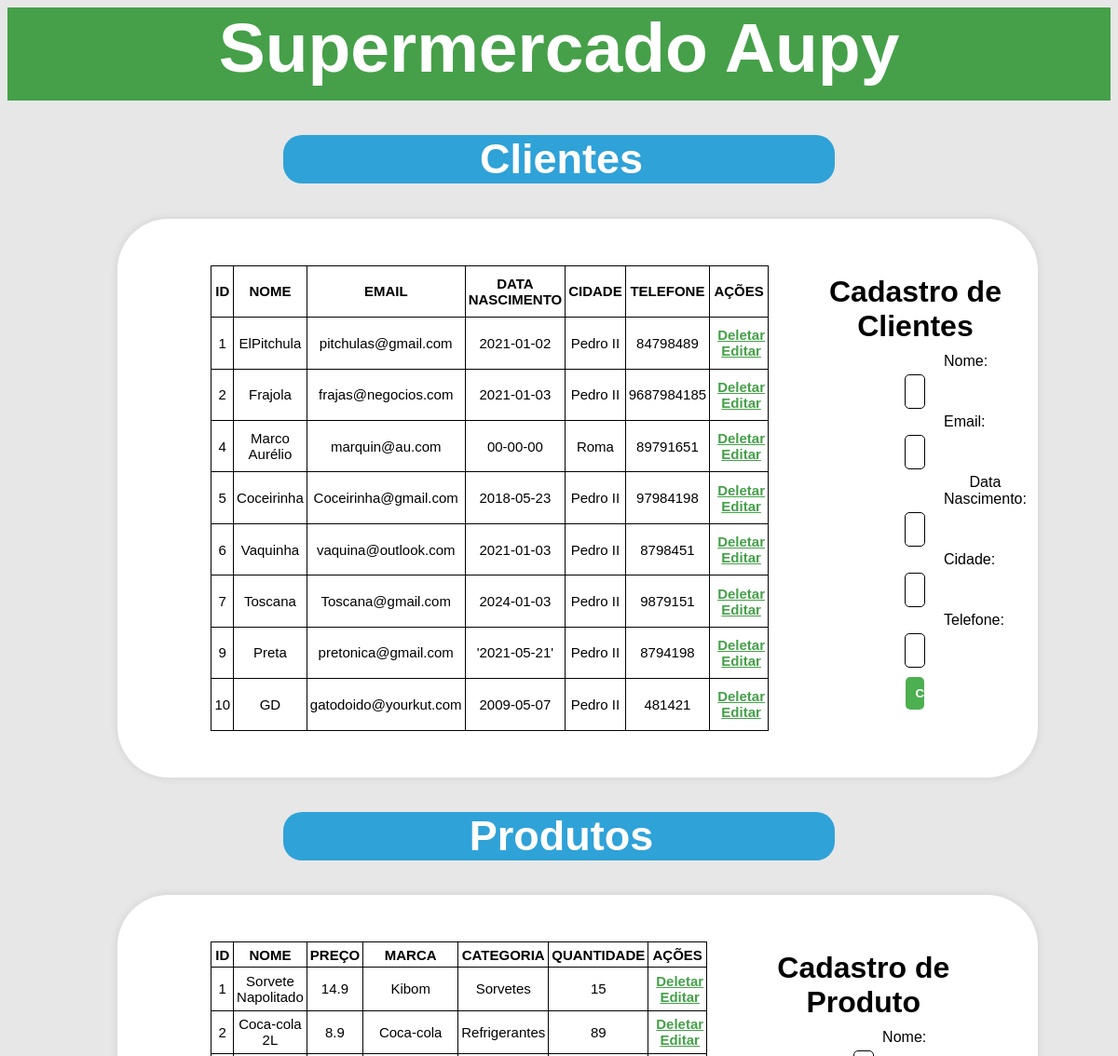
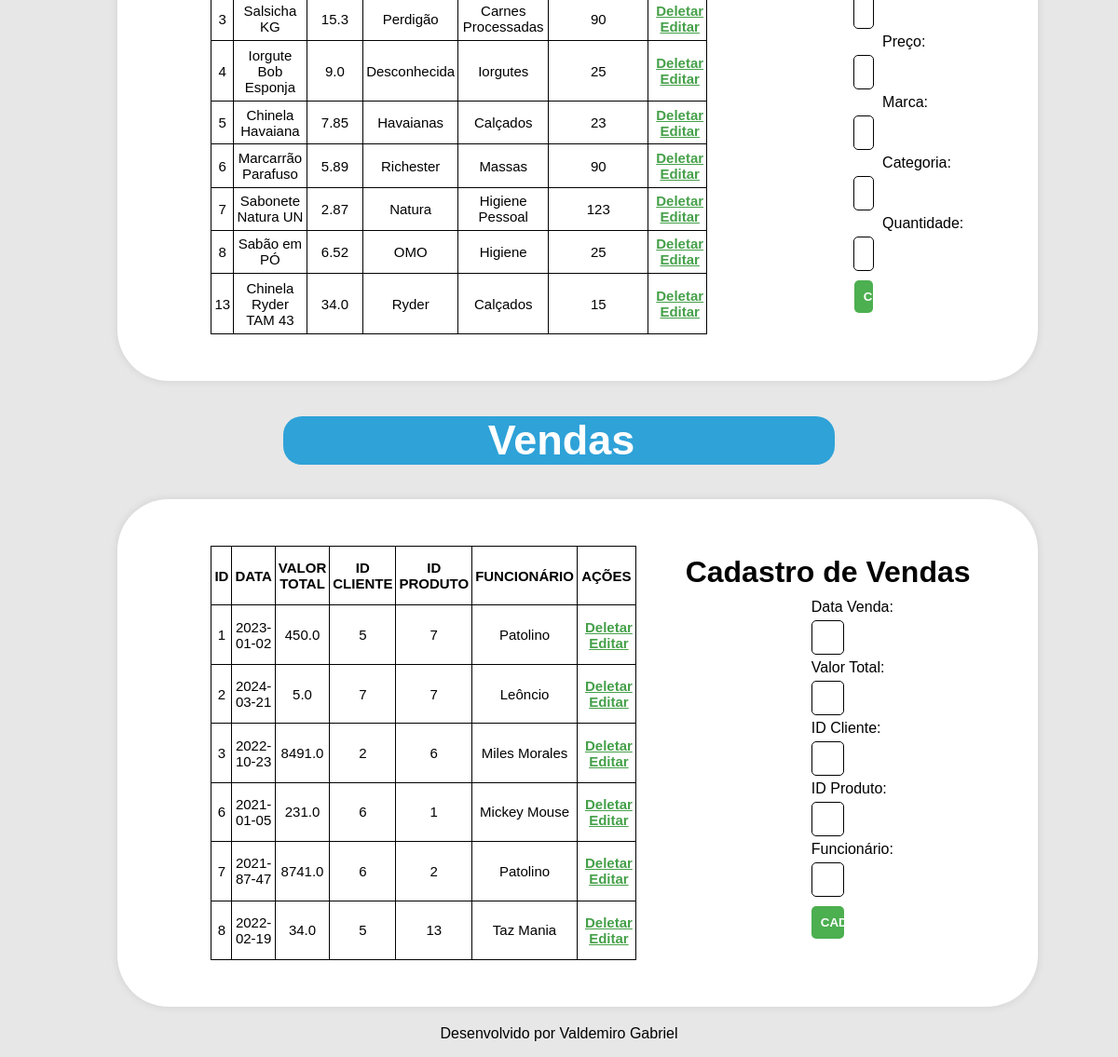
The page / on the database its author committed (2 pictures, top to bottom).
### tables this page shows
CREATE TABLE cliente (
                        idcliente INTEGER PRIMARY KEY AUTOINCREMENT,
                        nome TEXT NOT NULL,
                        email TEXT,
                        data_nasc DATE,
                        cidade TEXT,
                        telefone TEXT
                );

CREATE TABLE produto(
                        idprod INTEGER PRIMARY KEY AUTOINCREMENT,
                        nome TEXT NOT NULL,
                        preco REAL NOT NULL,
                        marca TEXT NOT NULL,
                        categoria TEXT NOT NULL,
                        qtd INTEGER NOT NULL
                );

CREATE TABLE venda(
                idvenda INTEGER PRIMARY KEY AUTOINCREMENT,
                data_venda DATE NOT NULL,
                valor_total REAL NOT NULL,
                idcliente INTEGER,
                idprod INTEGER,
                nomeFunc TEXT,
                FOREIGN KEY (idcliente) references cliente(idcliente),
                FOREIGN KEY (idprod) references produto(idprod)
    );

### app.py (the view)
@app.route('/')
def home():
  banco = sqlite3 .connect('vendas.db')
  cursor = banco.cursor()
  cursor.execute('SELECT * FROM cliente')
  cliente = cursor.fetchall()
  cursor.execute('SELECT * FROM produto')
  produto = cursor.fetchall()
  cursor.execute('SELECT * FROM venda')
  venda = cursor.fetchall()
  banco.close()
  return render_template('home.html', cliente = cliente, produto = produto, venda = venda)

### templates/home.html (shortened to what this page needs)
<!DOCTYPE html>
<html lang="en">
<head>
    <link rel="stylesheet" type="text/css" href="{{ url_for('static', filename='css/style.css') }}">
</head>
<body>
    <header>
        <h1>Supermercado Aupy</h1>
    </header>
    <div class="container">
        <div class="title"><h2>Clientes</h2></div>
        <div class="table-div">
            <table class="tables">
                    <tr>
                        <th>ID</th>
                        <th>NOME</th>
                        <th>EMAIL</th>
                        <th>DATA NASCIMENTO</th>
                        <th>CIDADE</th>
                        <th>TELEFONE</th>
                        <th>AÇÕES</th>
                    </tr>
                    {% for row in cliente %}
                    <tr>
                        <td>{{row[0]}}</td>
                        <td>{{row[1]}}</td>
                        <td>{{row[2]}}</td>
                        <td>{{row[3]}}</td>
                        <td>{{row[4]}}</td>
                        <td>{{row[5]}}</td>
                        <td>
                            <div class="buttons-table">
                                <a href="{{url_for('delCliente', id=row[0])}}" id="del">Deletar</a>
                                <a href="{{url_for('editarCliente', id=row[0])}}"id="edit">Editar</a>
                            </div>
                        </td>
                    </tr>
                    {% endfor %}
            </table>
            <form method="POST" action="{{url_for('cadCliente')}}" class="form">
                <h1>Cadastro de Clientes</h1>
                <label for="Nome" name="nomeCliente">Nome:</label>
                <input type="text" name="nomeCliente" required><br>
                <label for="Email" name="emailCliente">Email:</label>
                <input type="text" name="emailCliente" required><br>
                <label for="Data Nasc" name="dataCliente">Data Nascimento:</label>
                <input type="text" name="dataCliente" required><br>
                <label for="Cidade" name="cidadeCliente">Cidade:</label>
                <input type="text" name="cidadeCliente" required><br>
                <label for="Nome" name="telCliente">Telefone:</label>
                <input type="tel" name="telCliente" required><br>
                <input type="submit" value="CADASTRAR">
            </form>
        </div>
        <div class="title"><h2>Produtos</h2></div>
        <div class="table-div">
            <table class="tables">
                <tr>
                    <th>ID</th>
                    <th>NOME</th>
                    <th>PREÇO</th>
                    <th>MARCA</th>
                    <th>CATEGORIA</th>
                    <th>QUANTIDADE</th>
                    <th>AÇÕES</th>
                </tr>
                {% for row in produto %}
                <tr>
                    <td>{{row[0]}}</td>
                    <td>{{row[1]}}</td>
                    <td>{{row[2]}}</td>
                    <td>{{row[3]}}</td>
                    <td>{{row[4]}}</td>
                    <td>{{row[5]}}</td>
                    <td>
                        <div class="buttons-table">
                            <a href="{{url_for('delProduto', id=row[0])}}" id="del">Deletar</a>
                            <a href="{{url_for('editarProduto', id=row[0])}}" id="edit">Editar</a>
                        </div>
                    </td>
                </tr>
                {% endfor %}
            </table>
            <form method="post" action="{{url_for('cadProduto')}}" class="form">
                <h1>Cadastro de Produto</h1>
                <label for="Nome" name="nomeProduto">Nome:</label>
                <input type="text" name="nomeProduto" required>
                <label for="Preço" name="preco">Preço:</label>
                <input type="text" name="preco" required>
                <label for="Marca" name="marca">Marca:</label>
                <input type="text" name="marca" required>
                <label for="Categoria" name="categoria">Categoria:</label>
                <input type="text" name="categoria" required>
                <label for="Quantidade" name="quantidade">Quantidade:</label>
                <input type="tel" name="quantidade" required><br>
                <input type="submit" value="CADASTRAR">
            </form>
        </div>
        <div class="title"><h2>Vendas</h2></div>
        <div class="table-div">
            <table class="tables">
                <tr>
                    <th>ID</th>
                    <th>DATA</TH>
                    <th>VALOR TOTAL</th>
                    <th>ID CLIENTE</th>
                    <th>ID PRODUTO</th>
                    <th>FUNCIONÁRIO</th>
                    <th>AÇÕES</th>
                </tr>
                {% for row in venda %}
                <tr>
                    <td>{{row[0]}}</td>
                    <td>{{row[1]}}</td>
                    <td>{{row[2]}}</td>
                    <td>{{row[3]}}</td>
                    <td>{{row[4]}}</td>
                    <td>{{row[5]}}</td>
                    <td>
                        <div class="buttons-table">
                            <a href="{{url_for('delVenda', id=row[0])}}" id="del">Deletar</a>
                            <a href="{{url_for('editarVenda', id=row[0])}}" id="edit">Editar</a>
                        </div>
                    </td>
                </tr>
                {% endfor %}
            </table>
            <form method="post" action="{{url_for('cadVenda')}}" class="form">
                <h1>Cadastro de Vendas</h1>
                <label for="Data" name="dataVenda">Data Venda:</label>
                <input type="text" name="dataVenda" required>
                <label for="valor" name="valor">Valor Total:</label>
                <input type="number" name="valor" required>
                <label for="idCliente" name="idCliente">ID Cliente:</label>
                <input type="number" name="idCliente" required>
                <label for="idProduto" name="idProd">ID Produto:</label>
                <input type="number" name="idProd" required>
                <label for="Funcionario" name="nomeFunc">Funcionário:</label>
                <input type="text" name="nomeFunc" required><br>
                <input type="submit" value="CADASTRAR">
            </form>
        </div>
    </div>
    <footer>
        <p>Desenvolvido por Valdemiro Gabriel</p>
    </footer>
</body>
</html>

### static/css/style.css (style rules this page uses)
body { font-family: Verdana, Geneva, Tahoma, sans-serif; background-color: rgb(231, 231, 231); align-items: center; }
header { color: white; background-color: #45a049; height: 100px; text-align: center; align-items: center; max-width: 1200px; margin: 0 auto; padding: 0 20px; }
header h1 { margin-top: 5px; color: white; font-size: 75px; }
footer { margin-top: 20px; text-align: center; align-items: center; }
.title { display: inline-block; width: 50%; text-align: center; margin-left: 25%; margin-bottom: 0px; }
h2 { background-color: #2fa2d8; text-align: center; font-size: 45px; color: white; border-radius: 20px; padding-left: 5px; }
.buttons-table #del, #edit { font-size: 15px; margin-left: 5px; color: #45a049; border-radius: 5px; font-weight: bold; }
th ,td { border: 1px solid; font-size: 15px; padding: 3px; }
td:nth-child(7) { background-color: #ffffff; width: 150px; }
.table-div { display: flex; flex-direction: row; box-shadow: 0px 0px 10px rgba(0, 0, 0, 0.1); background-color: #ffffff; border-radius: 55px; padding: 50px; width: 75%; margin-left: 10%; }
.form { align-items: center; text-align: center; width: 650px; margin-top: 2px; padding: 10px; border-radius: 10px; margin-bottom: 15px; }
.form h1 { margin-top: 0px; margin-bottom: 10px; }
.form label { padding-left: 150px; display: flex; margin-bottom: 5px; }
.form input[type="text"], .form input[type="tel"] { width: calc(100% - 300px); padding: 10px; margin-bottom: 5px; box-sizing: border-box; border: 1px solid; border-radius: 5px; }
.form input[type="number"] { width: calc(100% - 300px); padding: 10px; margin-bottom: 5px; box-sizing: border-box; border: 1px solid; border-radius: 5px; }
.form input[type="submit"] { font-weight: bold; margin-top: 5px; width: calc(100% - 300px); padding: 10px; background-color: #4CAF50; color: white; border: none; border-radius: 5px; cursor: pointer; }
.form { margin-left: 30px; margin-bottom: 15px; padding: 8px; border-radius: 4px; }
.tables { text-align: center; border-collapse: collapse ; border-color: black; width: 70%; margin-left: 50px; }

### rows shown on the page
cliente: idcliente "1", nome "ElPitchula", email "pitchulas@gmail.com", data_nasc "2021-01-02", cidade "Pedro II", telefone "84798489"
cliente: idcliente "2", nome "Frajola", email "frajas@negocios.com", data_nasc "2021-01-03", cidade "Pedro II", telefone "9687984185"
cliente: idcliente "4", nome "Marco Aurélio", email "marquin@au.com", data_nasc "00-00-00", cidade "Roma", telefone "89791651"
cliente: idcliente "5", nome "Coceirinha", email "Coceirinha@gmail.com", data_nasc "2018-05-23", cidade "Pedro II", telefone "97984198"
cliente: idcliente "6", nome "Vaquinha", email "vaquina@outlook.com", data_nasc "2021-01-03", cidade "Pedro II", telefone "8798451"
cliente: idcliente "7", nome "Toscana", email "Toscana@gmail.com", data_nasc "2024-01-03", cidade "Pedro II", telefone "9879151"
cliente: idcliente "9", nome "Preta", email "pretonica@gmail.com", data_nasc "'2021-05-21'", cidade "Pedro II", telefone "8794198"
cliente: idcliente "10", nome "GD", email "gatodoido@yourkut.com", data_nasc "2009-05-07", cidade "Pedro II", telefone "481421"
produto: idprod "1", nome "Sorvete Napolitado", preco "14.9", marca "Kibom", categoria "Sorvetes", qtd "15"
produto: idprod "2", nome "Coca-cola 2L", preco "8.9", marca "Coca-cola", categoria "Refrigerantes", qtd "89"
produto: idprod "3", nome "Salsicha KG", preco "15.3", marca "Perdigão", categoria "Carnes Processadas", qtd "90"
produto: idprod "4", nome "Iorgute Bob Esponja", preco "9.0", marca "Desconhecida", categoria "Iorgutes", qtd "25"
produto: idprod "5", nome "Chinela Havaiana", preco "7.85", marca "Havaianas", categoria "Calçados", qtd "23"
produto: idprod "6", nome "Marcarrão Parafuso", preco "5.89", marca "Richester", categoria "Massas", qtd "90"
produto: idprod "7", nome "Sabonete Natura UN", preco "2.87", marca "Natura", categoria "Higiene Pessoal", qtd "123"
produto: idprod "8", nome "Sabão em PÓ", preco "6.52", marca "OMO", categoria "Higiene", qtd "25"
produto: idprod "13", nome "Chinela Ryder TAM 43", preco "34.0", marca "Ryder", categoria "Calçados", qtd "15"
venda: idvenda "1", data_venda "2023-01-02", valor_total "450.0", idcliente "5", idprod "7", nomeFunc "Patolino"
venda: idvenda "2", data_venda "2024-03-21", valor_total "5.0", idcliente "7", idprod "7", nomeFunc "Leôncio"
venda: idvenda "3", data_venda "2022-10-23", valor_total "8491.0", idcliente "2", idprod "6", nomeFunc "Miles Morales"
venda: idvenda "6", data_venda "2021-01-05", valor_total "231.0", idcliente "6", idprod "1", nomeFunc "Mickey Mouse"
venda: idvenda "7", data_venda "2021-87-47", valor_total "8741.0", idcliente "6", idprod "2", nomeFunc "Patolino"
venda: idvenda "8", data_venda "2022-02-19", valor_total "34.0", idcliente "5", idprod "13", nomeFunc "Taz Mania"
